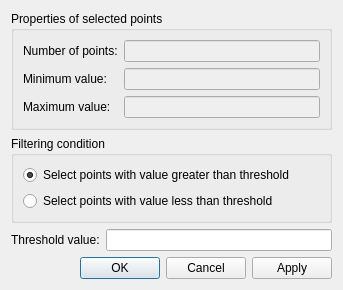
<?xml version="1.0" encoding="UTF-8"?>
<ui version="4.0">
 <class>GeoDataPointmap_PointsManager_FilterSelectedPointsDialog</class>
 <widget class="QDialog" name="GeoDataPointmap_PointsManager_FilterSelectedPointsDialog">
  <property name="geometry">
   <rect>
    <x>0</x>
    <y>0</y>
    <width>343</width>
    <height>270</height>
   </rect>
  </property>
  <property name="windowTitle">
   <string>Filter Selected Points</string>
  </property>
  <layout class="QVBoxLayout" name="verticalLayout_2">
   <item>
    <widget class="QGroupBox" name="propertiesGroupBox">
     <property name="title">
      <string>Properties of selected points</string>
     </property>
     <layout class="QGridLayout" name="gridLayout">
      <item row="0" column="0">
       <widget class="QLabel" name="numPointsLabel">
        <property name="text">
         <string>Number of points:</string>
        </property>
        <property name="buddy">
         <cstring>numPointsValueLabel</cstring>
        </property>
       </widget>
      </item>
      <item row="0" column="1">
       <widget class="QLineEdit" name="numPointsValueLabel">
        <property name="enabled">
         <bool>false</bool>
        </property>
       </widget>
      </item>
      <item row="1" column="0">
       <widget class="QLabel" name="minPointLabel">
        <property name="text">
         <string>Minimum value:</string>
        </property>
        <property name="buddy">
         <cstring>minValueLabel</cstring>
        </property>
       </widget>
      </item>
      <item row="1" column="1">
       <widget class="RealNumberEditWidget" name="minValueLabel">
        <property name="enabled">
         <bool>false</bool>
        </property>
       </widget>
      </item>
      <item row="2" column="0">
       <widget class="QLabel" name="maxPointLabel">
        <property name="text">
         <string>Maximum value:</string>
        </property>
        <property name="buddy">
         <cstring>maxValueLabel</cstring>
        </property>
       </widget>
      </item>
      <item row="2" column="1">
       <widget class="RealNumberEditWidget" name="maxValueLabel">
        <property name="enabled">
         <bool>false</bool>
        </property>
       </widget>
      </item>
     </layout>
    </widget>
   </item>
   <item>
    <widget class="QGroupBox" name="conditioinGroupBox">
     <property name="title">
      <string>Filtering condition</string>
     </property>
     <layout class="QVBoxLayout" name="verticalLayout">
      <item>
       <widget class="QRadioButton" name="greaterRadioButton">
        <property name="text">
         <string>Select points with value greater than threshold</string>
        </property>
        <property name="checked">
         <bool>true</bool>
        </property>
       </widget>
      </item>
      <item>
       <widget class="QRadioButton" name="lessRadioButton">
        <property name="text">
         <string>Select points with value less than threshold</string>
        </property>
       </widget>
      </item>
     </layout>
    </widget>
   </item>
   <item>
    <layout class="QHBoxLayout" name="horizontalLayout">
     <item>
      <widget class="QLabel" name="thresholdLabel">
       <property name="text">
        <string>Threshold value:</string>
       </property>
       <property name="buddy">
        <cstring>thresholdEdit</cstring>
       </property>
      </widget>
     </item>
     <item>
      <widget class="RealNumberEditWidget" name="thresholdEdit"/>
     </item>
    </layout>
   </item>
   <item>
    <spacer name="verticalSpacer">
     <property name="orientation">
      <enum>Qt::Vertical</enum>
     </property>
     <property name="sizeHint" stdset="0">
      <size>
       <width>20</width>
       <height>6</height>
      </size>
     </property>
    </spacer>
   </item>
   <item>
    <widget class="QDialogButtonBox" name="buttonBox">
     <property name="orientation">
      <enum>Qt::Horizontal</enum>
     </property>
     <property name="standardButtons">
      <set>QDialogButtonBox::Apply|QDialogButtonBox::Cancel|QDialogButtonBox::Ok</set>
     </property>
    </widget>
   </item>
  </layout>
 </widget>
 <customwidgets>
  <customwidget>
   <class>RealNumberEditWidget</class>
   <extends>QLineEdit</extends>
   <header>guibase/widget/realnumbereditwidget.h</header>
  </customwidget>
 </customwidgets>
 <resources/>
 <connections>
  <connection>
   <sender>buttonBox</sender>
   <signal>accepted()</signal>
   <receiver>GeoDataPointmap_PointsManager_FilterSelectedPointsDialog</receiver>
   <slot>accept()</slot>
   <hints>
    <hint type="sourcelabel">
     <x>248</x>
     <y>254</y>
    </hint>
    <hint type="destinationlabel">
     <x>157</x>
     <y>274</y>
    </hint>
   </hints>
  </connection>
  <connection>
   <sender>buttonBox</sender>
   <signal>rejected()</signal>
   <receiver>GeoDataPointmap_PointsManager_FilterSelectedPointsDialog</receiver>
   <slot>reject()</slot>
   <hints>
    <hint type="sourcelabel">
     <x>316</x>
     <y>260</y>
    </hint>
    <hint type="destinationlabel">
     <x>286</x>
     <y>274</y>
    </hint>
   </hints>
  </connection>
 </connections>
</ui>
